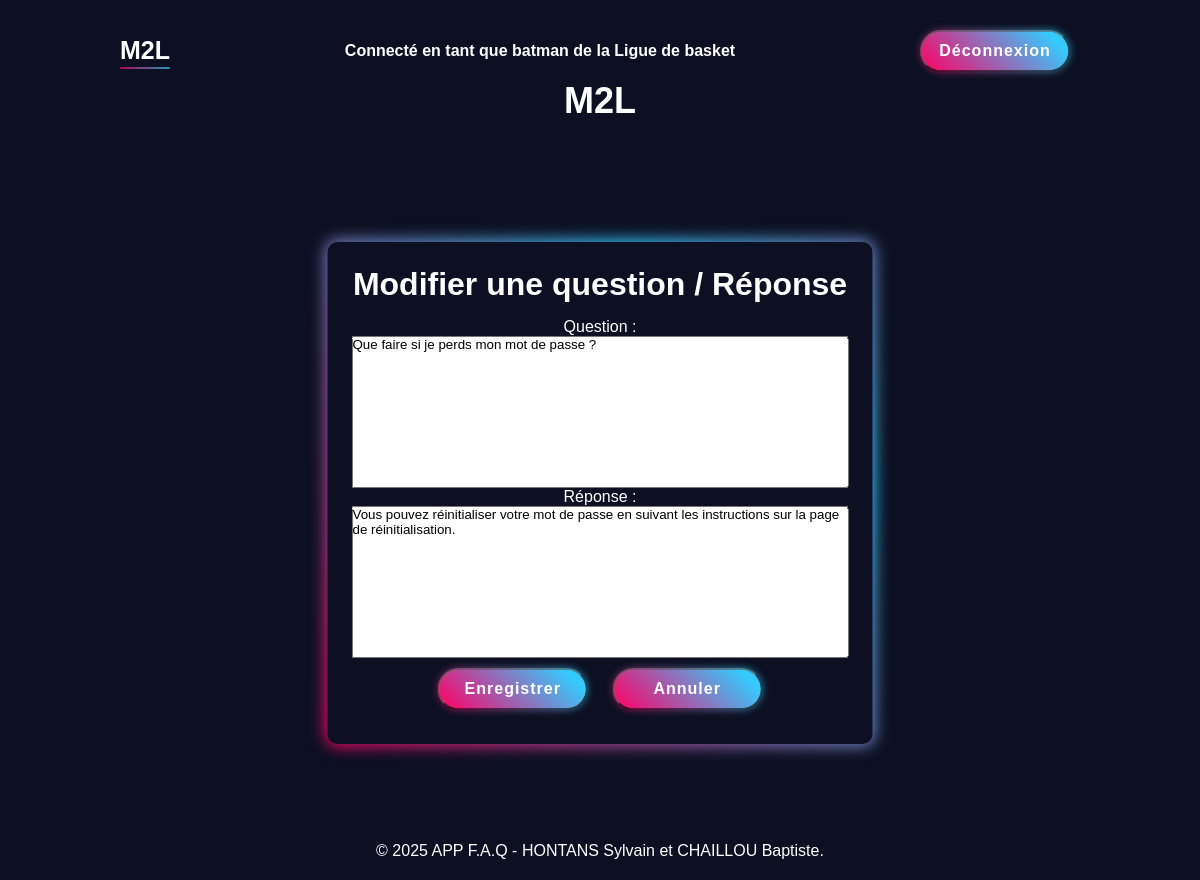
The page /pages/php/edit.php?id_faq=2 (signed in) on the database its author committed.
### tables this page shows
CREATE TABLE `ligue` (
  `id_ligue` int(11) NOT NULL,
  `lib_ligue` varchar(50) DEFAULT NULL
);

CREATE TABLE `faq` (
  `id_faq` int(11) NOT NULL,
  `question` varchar(255) DEFAULT NULL,
  `reponse` varchar(255) DEFAULT NULL,
  `dat_question` datetime DEFAULT NULL,
  `dat_reponse` datetime DEFAULT NULL,
  `id_user` int(11) NOT NULL
);

### template/php/authentification.php (called while the page is built, shortened)
<?php
if (!function_exists('getUserInfo')) {
    function getUserInfo($dbh, $username) {
        $userQuery = "SELECT user_.id_user, user_.id_ligue, usertype.id_usertype, usertype.lib_usertype
                        FROM user_, usertype
                        WHERE user_.id_usertype = usertype.id_usertype
                        AND user_.pseudo = :username";
        try {
            $userStmt = $dbh->prepare($userQuery);
            $userStmt->bindParam(':username', $username, PDO::PARAM_STR);
            $userStmt->execute();
            return $userStmt->fetch(PDO::FETCH_ASSOC);
        } catch (PDOException $ex) {
            die("Erreur lors de la récupération des informations utilisateur : " . $ex->getMessage());
        }
    }
}
if (!function_exists('isAdmin')) {
    function isAdmin($userType) {
        return $userType === 'Admin';
    }
}
if (!function_exists('canEditMessage')) {
    function canEditMessage($userInfo, $messageLigueId) {
        return isAdmin($userInfo['lib_usertype']) ||
        (isModerator($userInfo['lib_usertype']) && $userInfo['id_ligue'] == $messageLigueId);
    }
}
if (!function_exists('getMessageInfo')) {
    function getMessageInfo($dbh, $id_faq) {
        $sql = "SELECT faq.*, user_.id_ligue, ligue.lib_ligue
                FROM faq, user_, ligue
                WHERE faq.id_user = user_.id_user
                AND user_.id_ligue = ligue.id_ligue
                AND faq.id_faq = :id_faq";
        try {
            $stmt = $dbh->prepare($sql);
            $stmt->bindParam(':id_faq', $id_faq, PDO::PARAM_INT);
            $stmt->execute();
            return $stmt->fetch(PDO::FETCH_ASSOC);
        } catch (PDOException $ex) {
            die("Erreur lors de la récupération du message : " . $ex->getMessage());
        }
    }
}
?>

### pages/php/edit.php (the view, shortened to what this page needs)
<?php
    include '../../template/php/header.php';
    include '../../template/php/authentification.php';
    $dbh = db_connect();
    $userInfo = getUserInfo($dbh, $_SESSION["username"]);
    if (isset($_GET['id_faq'])) {
        $id_faq = $_GET['id_faq'];
        $question = getMessageInfo($dbh, $id_faq);
        $canEdit = canEditMessage($userInfo, $question['id_ligue']);
    }
?>
<!DOCTYPE html>
<html lang="fr">
<head>
    <link rel="stylesheet" href="../css/main.css">
</head>
<body>
    <h1 class="titel-appfaq">M2L</h1>
    <div class="container">
        <h2>Modifier une question / Réponse</h2>
        <?php if (isset($canEdit) && $canEdit): ?>
            <form action="edit.php" method="post">
                <label for="question">Question :</label>
                <br>
                <textarea name="question" rows="10" cols="60" style="resize: none;" required><?php echo $question['question']; ?></textarea>
                <br>
                <label for="reponse">Réponse :</label>
                <br>
                <textarea name="reponse" rows="10" cols="60" style="resize: none;" required><?php echo $question['reponse']; ?></textarea>
                <br>
                <button class="btn" name="update" type="submit">Enregistrer</button>
                <button type="button" class="btn" onclick="window.location.href='./list.php'">Annuler</button>
            </form>
        <?php endif; ?>
    </div>
</body>
</html>
<?php
    include '../../template/php/footer.php';
?>

### template/php/header.php (shortened to what this page needs)
<?php
    $base_url = rtrim(str_replace('\\', '/', dirname(dirname(dirname($_SERVER['PHP_SELF'])))), '/');
?>
<header class="header">
    <a class="logo" href="<?= $base_url ?>/pages/php/list.php">M2L</a>
    <h1>
        <?php
            if(isset($_SESSION["username"])) {
                $username = $_SESSION["username"];
                $dbh = db_connect();
                $sql = "SELECT lib_ligue
                        FROM ligue, user_
                        WHERE ligue.id_ligue = user_.id_ligue
                        AND user_.pseudo = :username";
                try {
                    $sth = $dbh->prepare($sql);
                    $sth->bindParam(':username', $username, PDO::PARAM_STR);
                    $sth->execute();
                    $userinfo = $sth->fetch(PDO::FETCH_ASSOC);
                    if($userinfo && isset($userinfo['lib_ligue'])) {
                        echo '<p>Connecté en tant que '. $username . ' de la ' . $userinfo['lib_ligue'] . '</p>';
                    } else {
                        echo '<p>Connecté en tant que '. $username . '</p>';
                    }
                } catch (PDOException $ex) {
                    die("Erreur lors de la requête SQL : " . $ex->getMessage());
                }
            }
        ?>
    </h1>
    <form action="<?= $base_url ?>/pages/php/logout.php" method="POST">
        <button class="btn" type="submit" name="deco">Déconnexion</button>
    </form>
</header>

### pages/css/main.css (style rules this page uses)
* { margin: 0; padding: 0; box-sizing: border-box; font-family: 'TT', sans-serif; }
html { font-size: 16px; scroll-behavior: smooth; }
body { min-height: 100vh; background: #0c1022; color: #fff; }
.header { position: fixed; top: 0; left: 0; width: 100%; background: transparent; display: flex; justify-content: space-between; align-items: center; padding: 15px 5%; flex-direction: column; }
.logo { font-size: 25px; color: #fff; text-decoration: none; font-weight: 600; pointer-events: none; opacity: 0; animation: slideTop 1s ease forwards; }
.container { border-radius: 10px; text-align: center; animation: fadeIn 0.8s ease-in-out; width: auto; min-width: 300px; max-width: 90%; position: relative; background: #0c1022; display: inline-block; left: 50%; transform: translateX(-50%); padding: 1.5rem; margin: 100px auto 40px; }
.titel-appfaq { position: relative; text-align: center; margin-bottom: 20px; margin-top: 100px; color: white; font-size: 56px; animation: fadeIn 0.8s ease-in-out; }
.container::before { content: ''; position: absolute; top: -2px; left: -2px; right: -2px; bottom: -2px; background: linear-gradient(45deg, #f06, #3cf, #f06); background-size: 200%; background-position: 0 0; border-radius: 12px; z-index: -1; filter: blur(8px); transition: 0.5s ease; }
.container::after { content: ''; position: absolute; top: 0; left: 0; right: 0; bottom: 0; border-radius: 10px; background: #0c1022; z-index: -1; }
h2 { font-size: 32px; font-weight: 700; opacity: 0; animation: slideLeft 1s ease forwards; margin-bottom: 15px; }
p, label { font-size: 16px; margin: 20px 0 20px; opacity: 0; animation: slideLeft 1s ease forwards; }
.btn { position: relative; display: inline-flex; justify-content: center; align-items: center; background: yellowgreen; border-radius: 40px; color: #fff; text-decoration: none; font-weight: 600; letter-spacing: 1px; z-index: 1; opacity: 0; animation: slideTop 1s ease forwards; margin: 10px; width: 150px; height: 42px; font-size: 16px; }
.btn::before { content: ''; position: absolute; top: 0; left: 0; inset: 0; background: linear-gradient(45deg, #f06, #3cf, #f06); background-size: 200%; background-position: 0 0; z-index: -1; border-radius: 40px; filter: blur(5px); transition: .5s ease; }
.btn::after { content: ''; position: absolute; top: 0; left: 0; inset: 0; background: linear-gradient(45deg, #f06, #3cf, #f06); background-size: 200%; background-position: 0 0; z-index: -1; border-radius: 40px; transition: .5s ease; }
a { position: relative; color: #fff; text-decoration: none; font-weight: 600; transition: color 0.5s ease, text-shadow 0.5s ease; padding-bottom: 2px; }
a::after { content: ''; position: absolute; bottom: -2px; left: 0; width: 100%; height: 2px; background: linear-gradient(45deg, #f06, #3cf, #f06); background-size: 200%; animation: textGradientMove 5s linear infinite; opacity: 0.7; border-radius: 30px; }
.titel-appfaq { font-size: 36px; margin-top: 80px; }
@media only screen and (min-width: 1025px) and (max-width: 1200px) { .header { padding: 20px 10%; flex-direction: row; justify-content: space-between; } }
@media only screen and (min-width: 1025px) and (max-width: 1200px) { .container { max-width: 70%; } }

### rows shown on the page
ligue: lib_ligue "Ligue de basket"
faq: question "Que faire si je perds mon mot de passe ?", reponse "Vous pouvez réinitialiser votre mot de passe en suivant les instructions sur la page de réinitialisation."

### other values the page prints
$username "batman"
